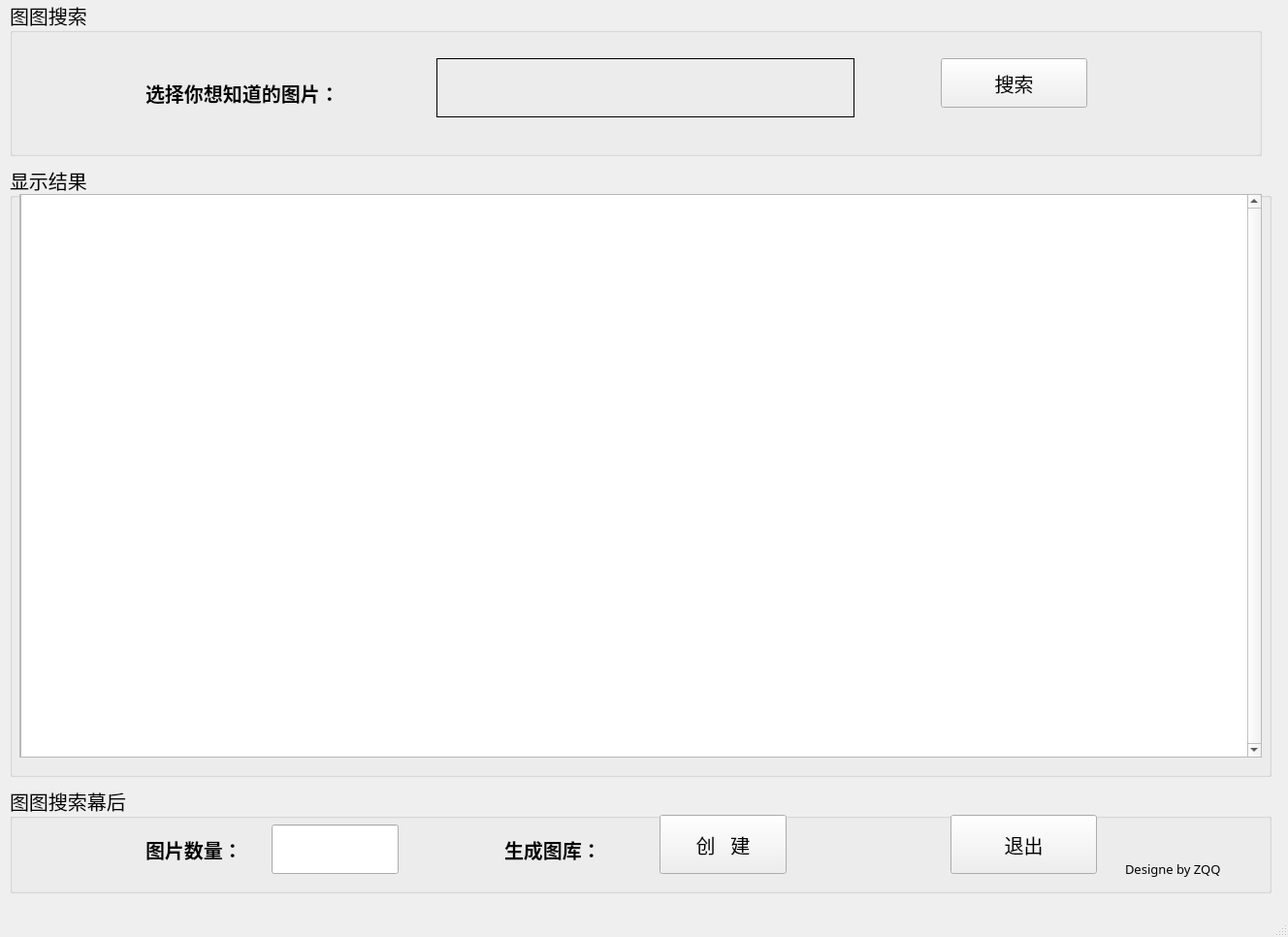
<?xml version="1.0" encoding="UTF-8"?>
<ui version="4.0">
 <class>MainWindow</class>
 <widget class="QMainWindow" name="MainWindow">
  <property name="geometry">
   <rect>
    <x>0</x>
    <y>0</y>
    <width>1328</width>
    <height>966</height>
   </rect>
  </property>
  <property name="cursor">
   <cursorShape>ArrowCursor</cursorShape>
  </property>
  <property name="windowTitle">
   <string>以图搜图系统</string>
  </property>
  <widget class="QWidget" name="centralwidget">
   <widget class="QGroupBox" name="groupBox">
    <property name="geometry">
     <rect>
      <x>10</x>
      <y>0</y>
      <width>1291</width>
      <height>161</height>
     </rect>
    </property>
    <property name="font">
     <font>
      <family>华文楷体</family>
      <pointsize>15</pointsize>
     </font>
    </property>
    <property name="title">
     <string>图图搜索</string>
    </property>
    <widget class="QToolButton" name="searchButton">
     <property name="geometry">
      <rect>
       <x>960</x>
       <y>60</y>
       <width>151</width>
       <height>51</height>
      </rect>
     </property>
     <property name="font">
      <font>
       <family>Verdana</family>
      </font>
     </property>
     <property name="text">
      <string>搜索</string>
     </property>
    </widget>
    <widget class="QLabel" name="search_text">
     <property name="geometry">
      <rect>
       <x>140</x>
       <y>70</y>
       <width>251</width>
       <height>51</height>
      </rect>
     </property>
     <property name="baseSize">
      <size>
       <width>0</width>
       <height>0</height>
      </size>
     </property>
     <property name="font">
      <font>
       <family>华文彩云</family>
       <pointsize>15</pointsize>
       <weight>75</weight>
       <italic>false</italic>
       <bold>true</bold>
       <underline>false</underline>
       <strikeout>false</strikeout>
       <stylestrategy>PreferDefault</stylestrategy>
       <kerning>true</kerning>
      </font>
     </property>
     <property name="mouseTracking">
      <bool>true</bool>
     </property>
     <property name="frameShape">
      <enum>QFrame::NoFrame</enum>
     </property>
     <property name="text">
      <string>选择你想知道的图片：</string>
     </property>
    </widget>
    <widget class="QLabel" name="label">
     <property name="geometry">
      <rect>
       <x>440</x>
       <y>60</y>
       <width>431</width>
       <height>61</height>
      </rect>
     </property>
     <property name="frameShape">
      <enum>QFrame::Box</enum>
     </property>
     <property name="text">
      <string/>
     </property>
    </widget>
   </widget>
   <widget class="QGroupBox" name="groupBox_2">
    <property name="geometry">
     <rect>
      <x>10</x>
      <y>170</y>
      <width>1301</width>
      <height>631</height>
     </rect>
    </property>
    <property name="font">
     <font>
      <family>华文楷体</family>
      <pointsize>15</pointsize>
     </font>
    </property>
    <property name="mouseTracking">
     <bool>true</bool>
    </property>
    <property name="title">
     <string>显示结果</string>
    </property>
    <widget class="QScrollArea" name="scrollArea">
     <property name="geometry">
      <rect>
       <x>10</x>
       <y>30</y>
       <width>1281</width>
       <height>581</height>
      </rect>
     </property>
     <property name="mouseTracking">
      <bool>true</bool>
     </property>
     <property name="verticalScrollBarPolicy">
      <enum>Qt::ScrollBarAlwaysOn</enum>
     </property>
     <property name="horizontalScrollBarPolicy">
      <enum>Qt::ScrollBarAsNeeded</enum>
     </property>
     <property name="sizeAdjustPolicy">
      <enum>QAbstractScrollArea::AdjustIgnored</enum>
     </property>
     <property name="widgetResizable">
      <bool>true</bool>
     </property>
     <widget class="QWidget" name="scrollAreaWidgetContents">
      <property name="geometry">
       <rect>
        <x>0</x>
        <y>0</y>
        <width>1258</width>
        <height>579</height>
       </rect>
      </property>
      <widget class="QListWidget" name="listWidget">
       <property name="geometry">
        <rect>
         <x>0</x>
         <y>-1</y>
         <width>1280</width>
         <height>10001</height>
        </rect>
       </property>
       <property name="frameShape">
        <enum>QFrame::StyledPanel</enum>
       </property>
      </widget>
     </widget>
    </widget>
   </widget>
   <widget class="QGroupBox" name="groupBox_3">
    <property name="geometry">
     <rect>
      <x>10</x>
      <y>810</y>
      <width>1301</width>
      <height>111</height>
     </rect>
    </property>
    <property name="font">
     <font>
      <family>华文楷体</family>
      <pointsize>15</pointsize>
     </font>
    </property>
    <property name="title">
     <string>图图搜索幕后</string>
    </property>
    <widget class="QLabel" name="labelnum">
     <property name="geometry">
      <rect>
       <x>140</x>
       <y>40</y>
       <width>131</width>
       <height>51</height>
      </rect>
     </property>
     <property name="font">
      <font>
       <family>华文彩云</family>
       <pointsize>15</pointsize>
       <weight>75</weight>
       <bold>true</bold>
      </font>
     </property>
     <property name="text">
      <string>图片数量：</string>
     </property>
    </widget>
    <widget class="QLineEdit" name="lineEdit">
     <property name="geometry">
      <rect>
       <x>270</x>
       <y>40</y>
       <width>131</width>
       <height>51</height>
      </rect>
     </property>
    </widget>
    <widget class="QLabel" name="label_2">
     <property name="geometry">
      <rect>
       <x>510</x>
       <y>40</y>
       <width>121</width>
       <height>51</height>
      </rect>
     </property>
     <property name="font">
      <font>
       <family>华文彩云</family>
       <weight>75</weight>
       <bold>true</bold>
      </font>
     </property>
     <property name="text">
      <string>生成图库：</string>
     </property>
    </widget>
    <widget class="QPushButton" name="pushButton">
     <property name="geometry">
      <rect>
       <x>670</x>
       <y>30</y>
       <width>131</width>
       <height>61</height>
      </rect>
     </property>
     <property name="text">
      <string>创   建</string>
     </property>
    </widget>
    <widget class="QLabel" name="label_3">
     <property name="geometry">
      <rect>
       <x>1150</x>
       <y>70</y>
       <width>151</width>
       <height>31</height>
      </rect>
     </property>
     <property name="font">
      <font>
       <family>仿宋</family>
       <pointsize>10</pointsize>
      </font>
     </property>
     <property name="text">
      <string>Designe by ZQQ</string>
     </property>
    </widget>
    <widget class="QPushButton" name="pushButton_2">
     <property name="geometry">
      <rect>
       <x>970</x>
       <y>30</y>
       <width>151</width>
       <height>61</height>
      </rect>
     </property>
     <property name="text">
      <string>退出</string>
     </property>
    </widget>
   </widget>
  </widget>
  <widget class="QMenuBar" name="menubar">
   <property name="geometry">
    <rect>
     <x>0</x>
     <y>0</y>
     <width>1328</width>
     <height>26</height>
    </rect>
   </property>
  </widget>
  <widget class="QStatusBar" name="statusbar"/>
 </widget>
 <resources/>
 <connections/>
</ui>
